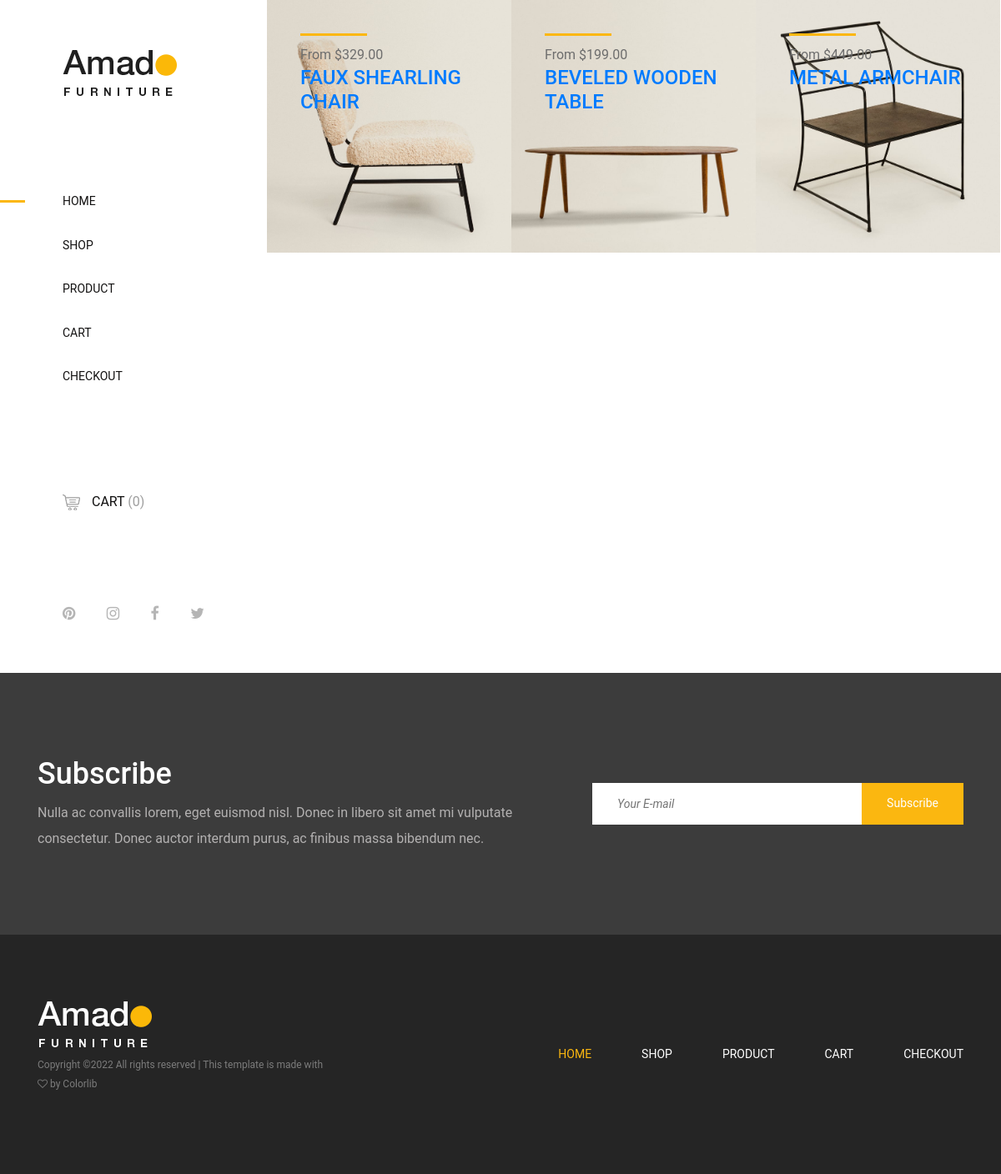
The page / on the database its author committed.
### amado/models.py (models this page shows, shortened)
class Product(models.Model):
    name = models.CharField(max_length=150)
    description = models.CharField(max_length=300)
    price = models.DecimalField(max_digits=20, decimal_places=2)
    image_one = models.ImageField(upload_to='static/product/')
    image_two = models.ImageField(upload_to='static/product/')
    image_three = models.ImageField(upload_to='static/product/')
    image_four = models.ImageField(upload_to='static/product/')
    category = models.ForeignKey(Category, on_delete=models.CASCADE)

### amado/views.py (the view)
# urls.py: path('', IndexView.as_view(), name='index'),
class IndexView(BaseView):
    template_name = 'index.html'
    def get_context_data(self, **kwargs):
        context = super().get_context_data()
        context['products'] = Product.objects.all()[:6]
        return context

### amado/views.py (called while the page is built)
    def get_context_data(self, **kwargs):
        self.request.session[0] = 'barr'
        sessionid = self.request.COOKIES.get('sessionid')
        context = super().get_context_data(**kwargs)
        try:
            carts = CartDetails.objects.filter(cart_id=Cart.objects.get_or_create(guest_session_id=sessionid)[0].id)
            total = 0
            for cart in carts:
                total += cart.count * cart.product.price
            context['total'] = total
            context['carts'] = carts
        except:
            print('error')
        return context

### templates/index.html
{% extends 'base.html' %}
{% block content %}
        <div class="products-catagories-area clearfix">
            <div class="amado-pro-catagory clearfix">
                {% for product in products %}
                    <div class="single-products-catagory clearfix">
                    <a href="/product-details/?id={{ product.id }}">
                        <img src="/{{ product.image_two }}" alt="">
                        <div class="hover-content">
                            <div class="line"></div>
                            <p>From ${{ product.price }}</p>
                            <h4>{{ product.name }}</h4>
                        </div>
                    </a>
                </div>
                {% endfor %}
            </div>
        </div>
    </div>
{% endblock %}

### static/css/core-style.css (style rules this page uses)
* { margin: 0; padding: 0; }
body { font-family: "helveticaneuemedium"; font-size: 16px; }
h1, h2, h3, h4, h5, h6 { color: #242424; line-height: 1.3; font-weight: 400; }
p { color: #6d6d6d; font-size: 16px; line-height: 1.9; font-weight: 400; }
a { -webkit-transition: all 500ms ease 0s; transition: all 500ms ease 0s; text-decoration: none; outline: 0 solid transparent; color: #131212; font-weight: 400; font-size: 12px; }
img { height: auto; max-width: 100%; }
.main-content-wrapper .products-catagories-area { -webkit-box-flex: 0; -ms-flex: 0 0 calc(100% - 320px); flex: 0 0 calc(100% - 320px); width: calc(100% - 320px); max-width: calc(100% - 320px); }
.single-products-catagory { position: relative; z-index: 1; width: 33.33333%; top: 0; }
.single-products-catagory a { display: block; width: 100%; height: 100%; position: relative; z-index: 10; }
.single-products-catagory a::after { -webkit-transition-duration: 250ms; transition-duration: 250ms; position: absolute; width: 100%; height: 100%; top: 0; left: 0; content: ''; background-color: rgba(60, 60, 60, 0.7); z-index: 1; opacity: 0; visibility: visible; }
.single-products-catagory a img { width: 100%; }
.single-products-catagory .hover-content { position: absolute; top: 40px; left: 40px; z-index: 10; }
.single-products-catagory .hover-content .line { width: 80px; height: 3px; background-color: #fbb710; display: block; margin-bottom: 15px; }
.single-products-catagory .hover-content p { font-size: 16px; color: #6d6d6d; line-height: 1; margin-bottom: 5px; -webkit-transition-duration: 250ms; transition-duration: 250ms; }
.single-products-catagory .hover-content h4 { margin-bottom: 0; -webkit-transition-duration: 250ms; transition-duration: 250ms; }

### rows shown on the page
Product: image_two (picture), price "329.00", name "FAUX SHEARLING CHAIR"
Product: image_two (picture), price "199.00", name "BEVELED WOODEN TABLE"
Product: image_two (picture), price "449.00", name "METAL ARMCHAIR"

### other values the page prints
{{ carts|length }} "0"
